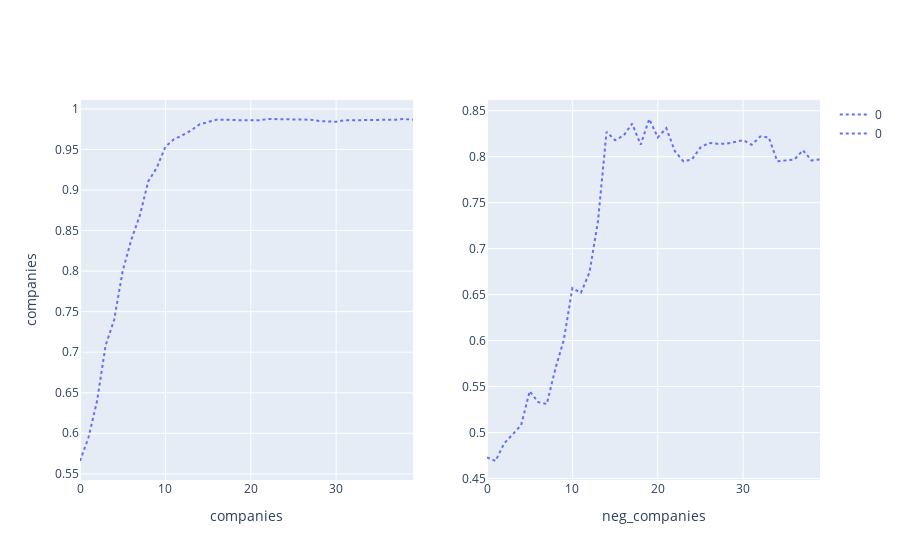

Notebook code cell kept with this figure:
### Code cell
train_acts = {"companies": modelact_ood}
test_acts = {"companies": modelact_ood, "neg_companies": modelact_neg}
acc, fig = plot_transfer_acc_subplots(train_acts, test_acts, act_type="resid_post", n_layers=40)
fig.show()

### Figure 1 — Plotly figure (JSON) as saved in the notebook; plotly's stock layout.template omitted (floating-point values rounded to 4 significant figures)
{"data": [{"hovertemplate": "variable=0<br>index=%{x}<br>value=%{y}<extra></extra>", "legendgroup": "0", "line": {"color": "#636efa", "dash": "dot"}, "marker": {"color": "blue", "size": 3, "symbol": "circle"}, "mode": "lines", "name": "0", "orientation": "v", "showlegend": true, "type": "scatter", "x": [0, 1, 2, 3, 4, 5, 6, 7, 8, 9, 10, 11, 12, 13, 14, 15, 16, 17, 18, 19, 20, 21, 22, 23, 24, 25, 26, 27, 28, 29, 30, 31, 32, 33, 34, 35, 36, 37, 38, 39], "xaxis": "x", "y": [0.5658, 0.595, 0.64, 0.7083, 0.74, 0.8, 0.8383, 0.8683, 0.9108, 0.9275, 0.9533, 0.9625, 0.9675, 0.9733, 0.9808, 0.9842, 0.9867, 0.9867, 0.9858, 0.9858, 0.9858, 0.9858, 0.9875, 0.9875, 0.9867, 0.9867, 0.9867, 0.9867, 0.985, 0.985, 0.9842, 0.9858, 0.9858, 0.9858, 0.9867, 0.9867, 0.9867, 0.9867, 0.9875, 0.9867], "yaxis": "y"}, {"hovertemplate": "variable=0<br>index=%{x}<br>value=%{y}<extra></extra>", "legendgroup": "0", "line": {"color": "#636efa", "dash": "dot"}, "marker": {"color": "blue", "size": 3, "symbol": "circle"}, "mode": "lines", "name": "0", "orientation": "v", "showlegend": true, "type": "scatter", "x": [0, 1, 2, 3, 4, 5, 6, 7, 8, 9, 10, 11, 12, 13, 14, 15, 16, 17, 18, 19, 20, 21, 22, 23, 24, 25, 26, 27, 28, 29, 30, 31, 32, 33, 34, 35, 36, 37, 38, 39], "xaxis": "x2", "y": [0.473, 0.469, 0.488, 0.498, 0.508, 0.545, 0.533, 0.531, 0.569, 0.601, 0.657, 0.652, 0.674, 0.73, 0.827, 0.818, 0.823, 0.836, 0.813, 0.841, 0.821, 0.831, 0.806, 0.795, 0.797, 0.81, 0.815, 0.814, 0.814, 0.816, 0.818, 0.813, 0.822, 0.821, 0.795, 0.796, 0.797, 0.807, 0.796, 0.797], "yaxis": "y2"}], "layout": {"xaxis": {"anchor": "y", "domain": [0, 0.45], "title": {"text": "companies"}}, "xaxis2": {"anchor": "y2", "domain": [0.55, 1], "title": {"text": "neg_companies"}}, "yaxis": {"anchor": "x", "domain": [0, 1], "title": {"text": "companies"}}, "yaxis2": {"anchor": "x2", "domain": [0, 1]}}}
